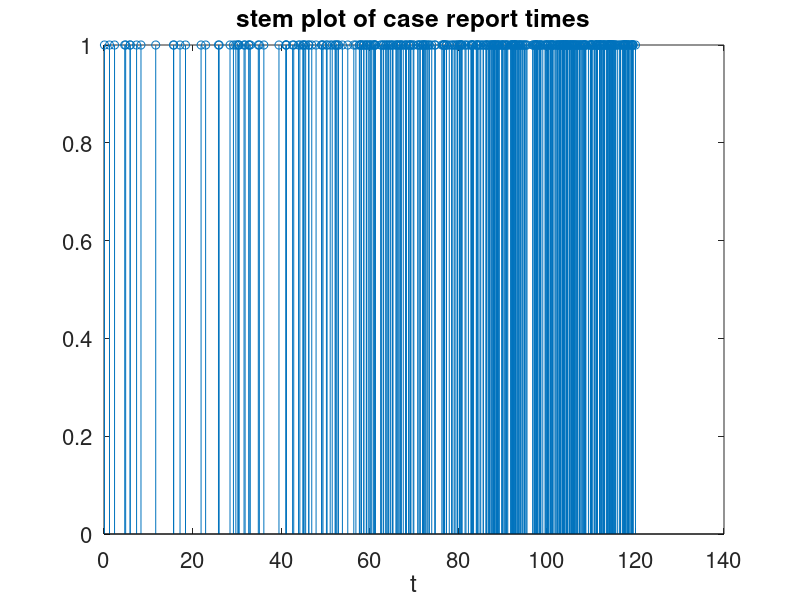

Recreate this plot in MATLAB. (Note: this script raises an error after producing the figure.)
clear all;
close all;

lambdamax = 0.5*17;

T = 0;
i = 1;
while(T < 120)
    r1 = rand();
    t = -log(r1)/lambdamax;
    r2 = rand();
    T = T+t;
    if(r2 < 0.5*(1 + (T/30)^2)/lambdamax)
        Ts(i) = T;
        i = i+1;
    end
end
figure;
stem(Ts,ones(1,length(Ts)))
set(gca,'FontSize',16,'FontName','Helvetica');
title('stem plot of case report times')
xlabel('t')
box on


figure;
histogram(Ts,120)
set(gca,'FontSize',16,'FontName','Helvetica');
title('histogram: cases per day')
xlabel('t')
box on
grid on

length(Ts)
